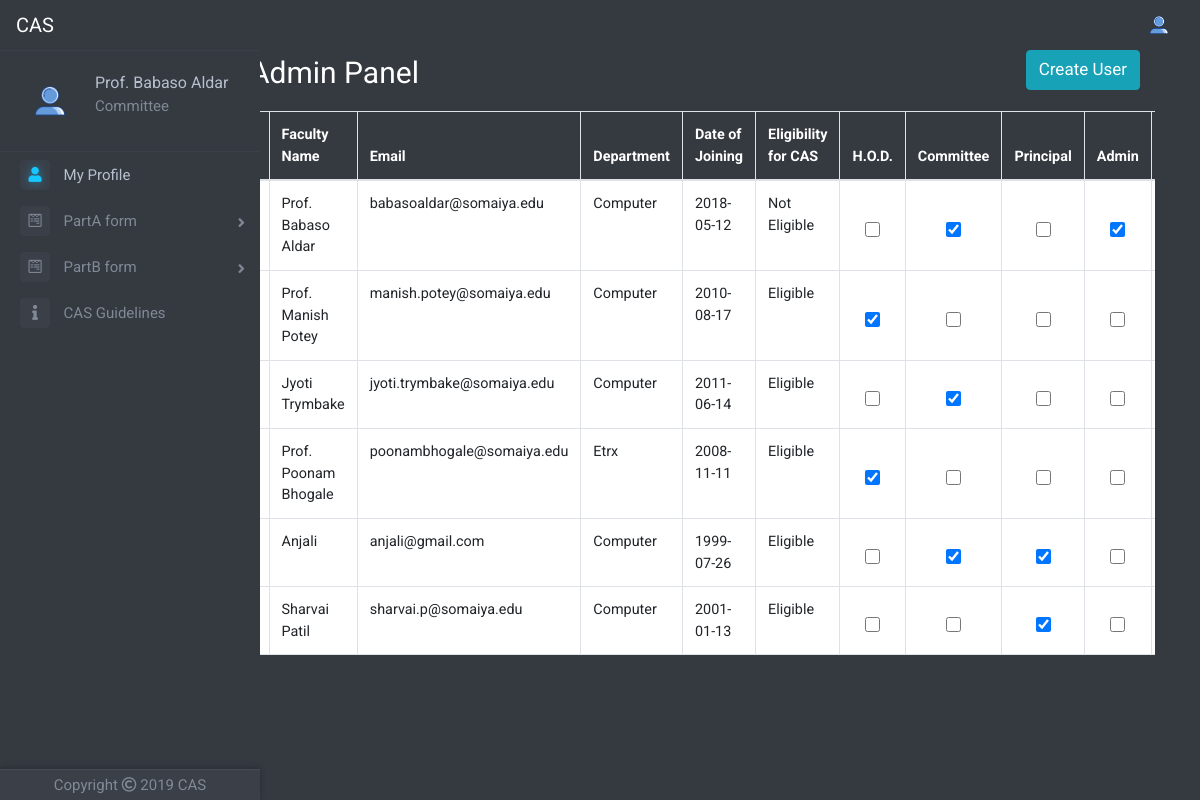
The app's page /adminpanel.php (signed in), older data.
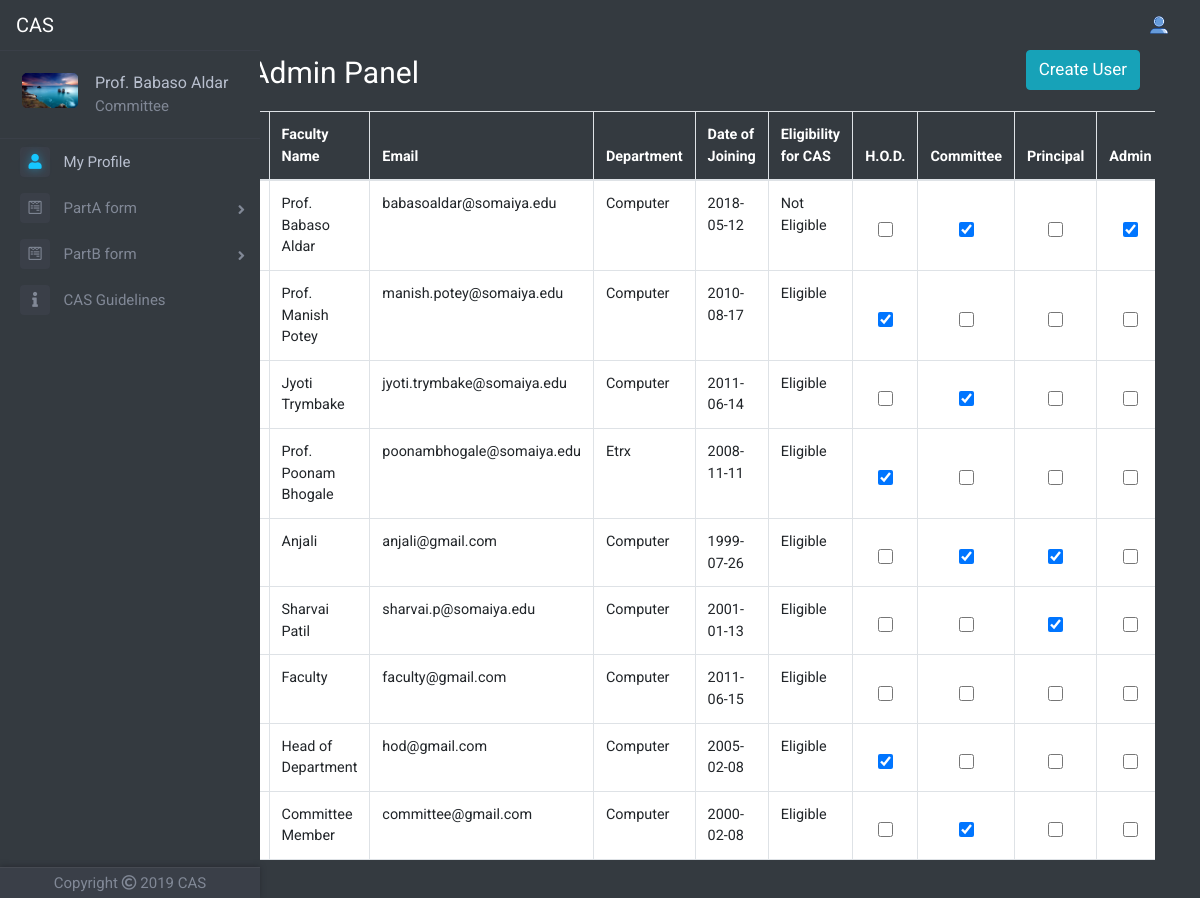
The same page, newer data.
### tables this page shows
CREATE TABLE `faculty_table` (
  `id` int(11) NOT NULL,
  `faculty_name` varchar(100) NOT NULL,
  `email` varchar(50) NOT NULL,
  `password` varchar(256) NOT NULL,
  `date_of_joining` date NOT NULL,
  `department` varchar(50) NOT NULL,
  `profilePicLocation` varchar(100) NOT NULL DEFAULT 'defaults/default_userprofile_pic.png',
  `hod` int(11) NOT NULL,
  `committee` int(11) NOT NULL,
  `principal` int(11) NOT NULL,
  `admin` int(11) NOT NULL
);

### adminpanel.php (the view, shortened to what this page needs)
<?php
include 'dbh.php';
include 'top.php';
include 'left-nav.php';
?>
	<nav class="navbar navbar-expand-lg sticky-top navbar-dark bg-dark" style="height: 50px">
	  	<a class="navbar-brand" href="#">CAS</a>
	  	<div class="collapse navbar-collapse" id="navbarSupportedContent">
		    <ul class="navbar-nav ml-auto">
		      	<?php
		      	if(!isset($_SESSION['id']))
		      	{
			      	?>
			      	<li class="nav-item">
			        	<a class="nav-link" href="index.php">Sign Up | Sign In</a>
			      	</li>
			      	<?php
			    }
			    else
			    {
			    	?>
			      	<li class="nav-item dropdown">
				        <img class="nav-link dropdown-toggle" src="defaults/default_userprofile_pic.png" width="50px" style="cursor: pointer" id="navbarDropdown" role="button" data-toggle="dropdown" aria-haspopup="true" aria-expanded="false">
			      	</li>
			      	<?php
		      	}
		      	?>
		    </ul>
	  	</div>
	</nav>
	<div class="container">
    <div class="row">
    <div class="col-md-10 offset-md-2">
		<div class="row justify-content-center">
			<div class="col-md-12">
				<div class="container-fluid">
				  	<div class="row">
				  		<div class="col-md-6 text-left">
						   <p style="color: white;font-size: 30px">Admin Panel</p>
				        </div>
				        <div class="col-md-6 text-right">
				        	<form class="" method="POST" action="createuser.php">
							 	<button type="submit" class="btn btn-info custom-button-width .navbar-right" style="font-size: 17px">Create User</button>
					    	</form>
						</div>
				  	</div>
				</div>
				<div class="admin-table">
				<table class="table table-bordered" style="background-color: white">
				  	<thead style="color: white">
					    <tr>
					      	<th scope="col" style="background-color: #343a40">#</th>
					      	<th scope="col" style="background-color: #343a40">Faculty Name</th>
					      	<th scope="col" style="background-color: #343a40">Email</th>
					      	<th scope="col" style="background-color: #343a40">Department</th>
					      	<th scope="col" style="background-color: #343a40">Date of Joining</th>
					      	<th scope="col" style="background-color: #343a40">Eligibility for CAS</th>
					      	<th scope="col" style="background-color: #343a40">H.O.D.</th>
					      	<th scope="col" style="background-color: #343a40">Committee</th>
					      	<th scope="col" style="background-color: #343a40">Principal</th>
					      	<th scope="col" style="background-color: #343a40">Admin</th>
					      	<th scope="col" style="background-color: #343a40">Update</th>
					    </tr>
				  	</thead>
				  	<tbody>
				  		<?php
				  		$sql="SELECT id, faculty_name, email, date_of_joining, department, hod, committee, principal, admin FROM faculty_table";
				  		$result=mysqli_query($conn,$sql);
				  		while($row=mysqli_fetch_assoc($result))
				  		{
				  			$id=$row['id'];
				  			$faculty_name=$row['faculty_name'];
				  			$email=$row['email'];
				  			$date_of_joining=$row['date_of_joining'];
				  			$department=$row['department'];
				  			$hod=$row['hod'];
				  			$committee=$row['committee'];
				  			$principal=$row['principal'];
				  			$admin=$row['admin'];
					  		?>
						    <tr>
						      	<th scope="row"><?php echo $id; ?></th>
						      	<td><?php echo $faculty_name; ?></td>
						      	<td><?php echo $email; ?></td>
						      	<td><?php echo $department; ?></td>
						      	<td><?php echo $date_of_joining; ?></td>
						    <?php
							$now = time();
							$your_date = strtotime($date_of_joining);
							$datediff = $now - $your_date;
							$years = floor($datediff / (365*60*60*24));
						    if($years>=5)
						    {
						    	?>
						    	<td>Eligible</td>
						    	<?php
						    }
						    else
						    {
						    	?>
						    	<td>Not Eligible</td>
						    	<?php
						    }
						    ?>
						      	<form class="update-rights-form" id="update-rights-form-<?php echo $id; ?>" action="" method="POST">
						      		<td class="table-center">
						      			<?php
						      			if($hod==1)
						      			{
						      				?>
						      				<input type="checkbox" class="admin-table-checkbox" name="hod" id="hod<?php echo $id; ?>" value="hod" checked>
						      				<?php
						      			}
						      			else
						      			{
						      				?>
						      				<input type="checkbox" class="admin-table-checkbox" name="hod" id="hod<?php echo $id; ?>" value="hod">
						      				<?php
						      			}
						      			?>
		  							</td>
		  							<td class="table-center">
		  								<?php
		  								if($committee==1)
		  								{
		  									?>
		  									<input type="checkbox" class="admin-table-checkbox" name="committee" id="committee<?php echo $id; ?>" value="committee" checked>
		  									<?php
		  								}
		  								else
		  								{
		  									?>
		  									<input type="checkbox" class="admin-table-checkbox" name="committee" id="committee<?php echo $id; ?>" value="committee">
		  									<?php
		  								}
		  								?>
		  							</td>
		  							<td class="table-center">
		  								<?php
		  								if($principal==1)
		  								{
		  									?>
		  									<input type="checkbox" class="admin-table-checkbox" name="principal" id="principal<?php echo $id; ?>" value="principal" checked>
		  									<?php
		  								}
		  								else
		  								{
		  									?>
		  									<input type="checkbox" class="admin-table-checkbox" name="principal"id="principal<?php echo $id; ?>"  value="principal">
		  									<?php
		  								}
		  								?>
		  							</td>
		  							<td class="table-center">
		  								<?php
		  								if($admin==1)
		  								{
		  									?>
		  									<input type="checkbox" class="admin-table-checkbox" name="admin" id="admin<?php echo $id; ?>" value="admin" checked>
		  									<?php
		  								}
		  								else
		  								{
		  									?>
		  									<input type="checkbox" class="admin-table-checkbox" name="admin" id="admin<?php echo $id; ?>" value="admin">
		  									<?php
		  								}
		  								?>
		  							</td>
		  							<td class="table-center">
		  							</td>
						      	</form>
						    </tr>
						    <?php
						}
					    ?>
				  </tbody>
				</table>
				</div>
				<br>
			</div>
		</div>
	</div>
	</div>
	</div>
</body>
</html>

### top.php (shortened to what this page needs)
<!DOCTYPE html>
<html>
<head>
	<link rel="stylesheet" href="https://maxcdn.bootstrapcdn.com/bootstrap/4.1.3/css/bootstrap.min.css">
	<link href="https://stackpath.bootstrapcdn.com/font-awesome/4.7.0/css/font-awesome.min.css" rel="stylesheet">
	<link href="//netdna.bootstrapcdn.com/font-awesome/4.1.0/css/font-awesome.min.css" rel="stylesheet">
	<link rel="stylesheet" type="text/css" href="Frontend/global.css">
	<link rel="stylesheet" href="https://cdnjs.cloudflare.com/ajax/libs/animate.css/3.7.0/animate.min.css">
	<link rel="stylesheet" href="https://use.fontawesome.com/releases/v5.6.3/css/all.css">
</head>
<body>

### left-nav.php (shortened to what this page needs)
<?php
$userId=mysqli_real_escape_string($conn,$_SESSION['id']);
$sqlp="SELECT profilePicLocation, faculty_name, hod, committee FROM faculty_table WHERE id='$userId'";
$resultp=mysqli_query($conn,$sqlp);
$rowp=mysqli_fetch_assoc($resultp);
$profilePicLocation=$rowp['profilePicLocation'];
$faculty_name=$rowp['faculty_name'];
$committee=$rowp['committee'];
?>
<div class="page-wrapper chiller-theme toggled">
	<nav id="sidebar" class="sidebar-wrapper sm-hidden">
		<div class="sidebar-content">
			<div class="sidebar-brand">
				<div id="close-sidebar">
				</div>
			</div>
			<div class="sidebar-header">
				<div class="user-pic">
					<img class="img-responsive img-rounded" src="<?php echo $profilePicLocation; ?>"
						alt="User picture">
				</div>
				<div class="user-info">
					<span class="user-name" style="font-size: 16px">
						<?php echo $faculty_name; ?>
					</span>
				 		<?php
				 	if($committee==1)
					{
						?>
						<span class="user-role" style="font-size: 15px">Committee</span>
				 		<?php
				 	}
				 	?>
				</div>
			</div>
			<?php
			$currentyear=date("Y");
			?>
			<div class="sidebar-menu">
				<ul>
					<li class="sidebar-dropdown active">
						<a href="userprofile.php">
							<i class="fas fa-user" style="font-size: 15px"></i>
							<span style="font-size: 15px">My Profile</span>
						</a>
					</li>
					<li class="sidebar-dropdown dropdown-arrow">
						<a>
							<i class="fab fa-wpforms" style="font-size: 15px"></i>
							<span style="font-size: 15px;cursor:pointer">PartA form</span>
						</a>
					</li>
					<li class="sidebar-dropdown dropdown-arrow">
						<a>
							<i class="fab fa-wpforms" style="font-size: 15px"></i>
							<span style="font-size: 15px;cursor:pointer">PartB form</span>
						</a>
					</li>
					<li class="sidebar-dropdown">
						<a href="guidelines.php">
							<i class="fas fa-info" style="font-size: 15px"></i>
							<span style="font-size: 15px">CAS Guidelines</span>
						</a>
					</li>
				</ul>
			</div>
		</div>
		<div class="sidebar-footer">
			<a>
				<p style="font-size: 15px">Copyright  <i class="far fa-copyright"></i>  <?php echo $currentyear; ?>  CAS</p>
			</a>
		</div>
	</nav>

Row changes from the older to the newer data that the page shows:
changed faculty_table "Prof. Babaso Aldar": profilePicLocation: picture added in place of a placeholder
added faculty_table: faculty_name "Faculty", email "faculty@gmail.com", department "Computer", date_of_joining "2011-06-15", shows "Eligible"
added faculty_table: faculty_name "Head of Department", email "hod@gmail.com", department "Computer", date_of_joining "2005-02-08", shows "Eligible"
added faculty_table: faculty_name "Committee Member", email "committee@gmail.com", department "Computer", date_of_joining "2000-02-08", shows "Eligible"
